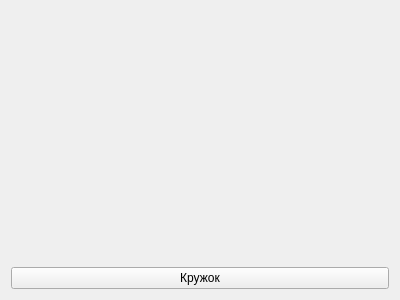
<?xml version="1.0" encoding="UTF-8"?>
<ui version="4.0">
 <class>Form</class>
 <widget class="QWidget" name="Form">
  <property name="geometry">
   <rect>
    <x>0</x>
    <y>0</y>
    <width>400</width>
    <height>300</height>
   </rect>
  </property>
  <property name="windowTitle">
   <string>Form</string>
  </property>
  <layout class="QVBoxLayout" name="verticalLayout">
   <item>
    <spacer name="verticalSpacer">
     <property name="orientation">
      <enum>Qt::Vertical</enum>
     </property>
     <property name="sizeHint" stdset="0">
      <size>
       <width>20</width>
       <height>250</height>
      </size>
     </property>
    </spacer>
   </item>
   <item>
    <widget class="QPushButton" name="pushButton">
     <property name="text">
      <string>Кружок</string>
     </property>
    </widget>
   </item>
  </layout>
 </widget>
 <resources/>
 <connections/>
</ui>
